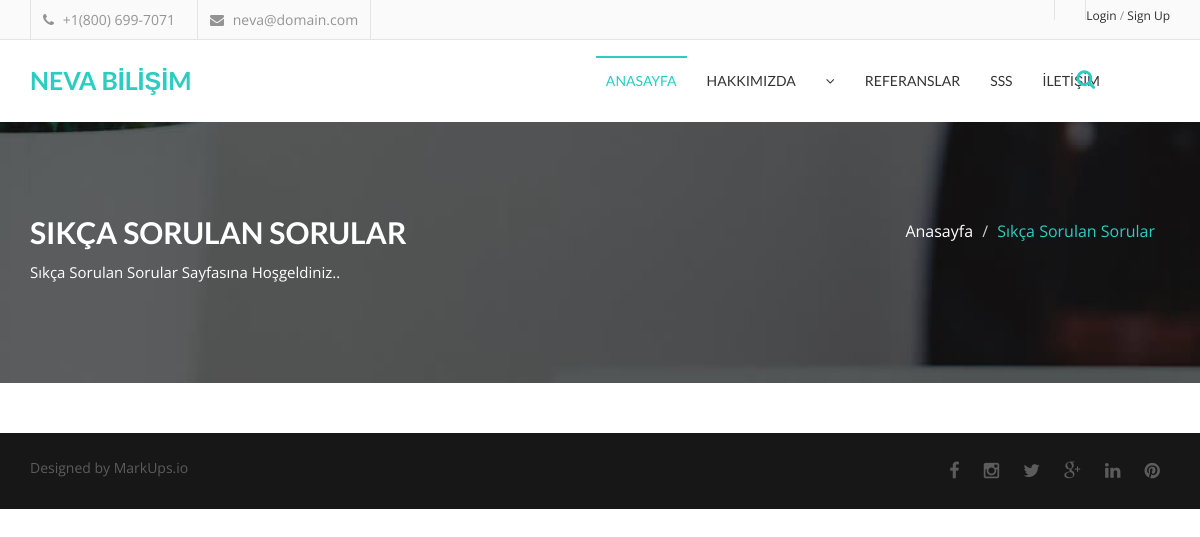
/sss/, run on an earlier commit of the app's database.
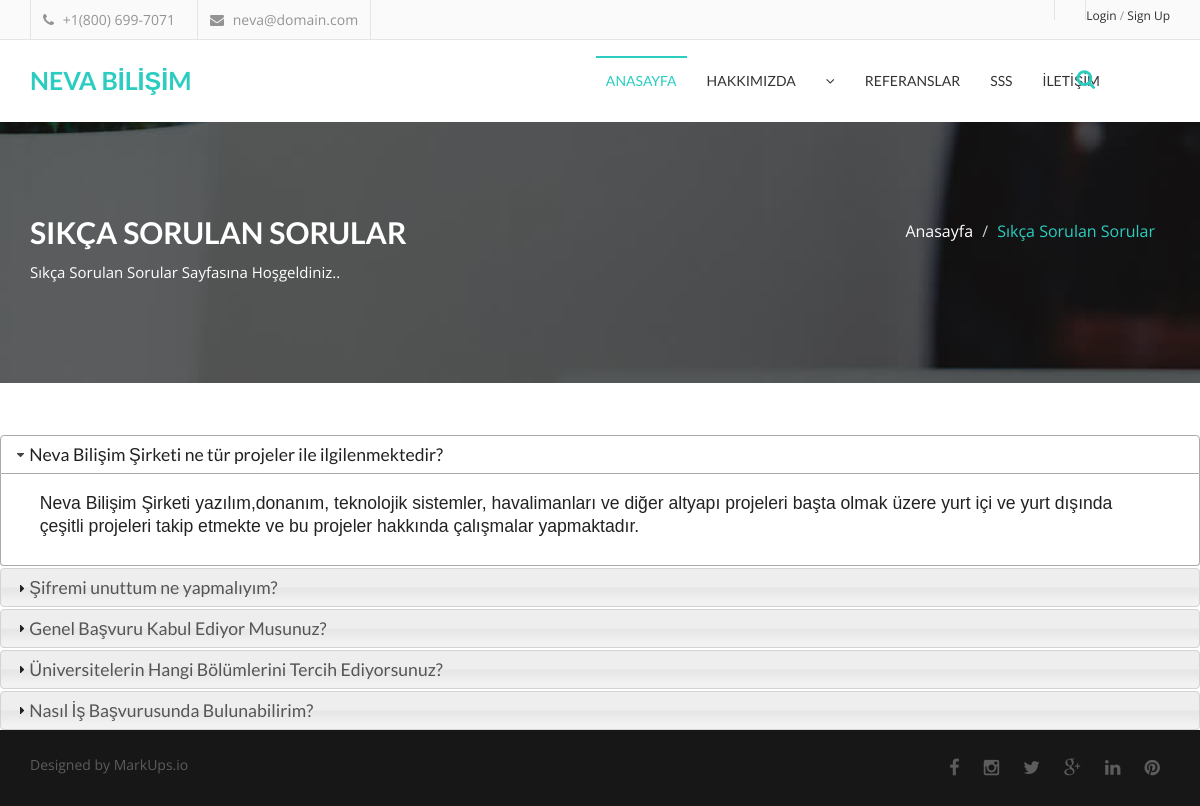
And on a later commit of the database.
### home/models.py (models this page shows, shortened)
class FAQ(models.Model):
    STATUS = (
        ('True', 'Evet'),
        ('False', 'Hayır'),
    )
    ordernumber = models.IntegerField()
    question = models.CharField(max_length=150)
    answer = models.TextField()
    status = models.CharField(max_length=10, choices=STATUS)
    create_at = models.DateTimeField(auto_now_add=True)
    update_at = models.DateTimeField(auto_now=True)

### home/views.py (the view)
# urls.py: path('sss/', views.faq, name='faq'),
def faq(request):
    category = Category.objects.all()
    setting = Setting.objects.get(pk=1)
    faq = FAQ.objects.all().order_by('ordernumber')
    context = {
        'setting': setting, 'category': category, 'faq': faq,
    }
    return render(request, 'faq.html', context)

### home/templates/faq.html (shortened to what this page needs)
{% extends "homebase.html" %}
{% block body %}
    <section id="single-page-header">
        <div class="overlay">
            <div class="container">
                <div class="row">
                    <div class="col-md-6 col-sm-6 col-xs-12">
                        <div class="single-page-header-left">
                            <h2>Sıkça Sorulan Sorular</h2>
                            <p>Sıkça Sorulan Sorular Sayfasına Hoşgeldiniz..</p>
                        </div>
                    </div>
                    <div class="col-md-6 col-sm-6 col-xs-12">
                        <div class="single-page-header-right">
                            <ol class="breadcrumb">
                                <li><a href="/">Anasayfa</a></li>
                                <li class="active">Sıkça Sorulan Sorular</li>
                            </ol>
                        </div>
                    </div>
                </div>
            </div>
        </div>
    </section>
    <div id="mixit-container" class="portfolio-container">
        <div id="accordion">
            {% for rs in faq %}
                <h3>{{ rs.question }}</h3>
                <div>
                    <p>{{ rs.answer }}</p>
                </div>
            {% endfor %}
        </div>
    </div>
{% endblock %}

### home/templates/homebase.html (shortened to what this page needs)
<!DOCTYPE html>
<html lang="en">
<head>
    {% load static %}
    <link href="{% static 'css/font-awesome.css'%}" rel="stylesheet">
    <link href="{% static 'css/bootstrap.css'%}" rel="stylesheet">
    <link rel="stylesheet" type="text/css" href="{% static 'css/slick.css'%}"/>
    <link rel="stylesheet" href="{% static 'css/jquery.fancybox.css'%}" type="text/css" media="screen" />
    <link rel="stylesheet" type="text/css" href="{% static 'css/animate.css'%}"/>
    <link rel="stylesheet" type="text/css" href="{% static 'css/bootstrap-progressbar-3.3.4.css'%}"/>
    <link id="switcher" href="{% static 'css/theme-color/default-theme.css'%}" rel="stylesheet">
    <link href="{% static 'style.css'%}" rel="stylesheet">
    <link rel="stylesheet" href="https://ajax.googleapis.com/ajax/libs/jqueryui/1.11.4/themes/smoothness/jquery-ui.css">
</head>
<body>
{% include 'header.html' %}
{% include "menu.html" %}
{% block body %}{% endblock %}
{% include 'footer.html' %}
</body>
</html>

### home/templates/header.html (shortened to what this page needs)
{% load static %}
<header id="header">
            {% load mptt_tags %}
    <div class="header-bottom">
        <div class="container">
            <div class="row">
                <div class="col-md-6 col-sm-6 col-xs-6">
                    <div class="header-contact">
                        <ul>
                            <li>
                                <div class="phone">
                                    <i class="fa fa-phone"></i>
                                    +1(800) 699-7071
                                </div>
                            </li>
                            <li>
                                <div class="mail">
                                    <i class="fa fa-envelope"></i>
                                    neva@domain.com
                                </div>
                            </li>
                        </ul>
                    </div>
                </div>
                <div class="col-md-6 col-sm-6 col-xs-6">
                    <div class="header-login">
                        <a class="login modal-form" data-target="#login-form" data-toggle="modal">
                            {% if user.id is not  None %}{% if profil %}<img height="25" src="{{profil.image.url}}" alt="Profil image">{% endif %} Hoşgeldiniz {{ user.username }}{% else %} <a href="/login/">Login</a> / <a href="/signup/">Sign Up</a>{% endif %}</a>
                    </div>
                </div>
            </div>
        </div>
    </div>
</header>

### home/templates/menu.html (shortened to what this page needs)
{% load static %}
<section id="menu-area">
    <nav class="navbar navbar-default" role="navigation">
        <div class="container">
            <div class="navbar-header">
                <a class="navbar-brand" href="/">NEVA BİLİŞİM</a>
            </div>
            <div id="navbar" class="navbar-collapse collapse">
                <ul id="top-menu" class="nav navbar-nav navbar-right main-nav">
                    <li class="active"><a href="/">ANASAYFA</a></li>
                    <li><a href="/hakkimizda">HAKKIMIZDA</a></li>
                    {% load mptt_tags %}
                    {% recursetree category %}
                        {% if not node.is_leaf_node %}
                            <li class="dropdown">
                                <a href="/category/{{ node.id }}/{{ node.slug }}" class="dropdown-toggle" data-toggle="dropdown">{{ node.title }}<span
                                        class="fa fa-angle-down"></span></a>
                            </li>
                        {% endif %}
                    {% endrecursetree %}
                    <li><a href="/referanslar">REFERANSLAR</a></li>
                    <li><a href="/sss">SSS</a></li>
                    <li><a href="/iletisim">İLETİŞİM</a></li>
                </ul>
            </div>
            <a href="#" id="search-icon">
                <i class="fa fa-search">
                </i>
            </a>
        </div>
    </nav>
</section>

### home/templates/footer.html (shortened to what this page needs)
{% load static %}
<footer id="footer">
    <div class="container">
        <div class="row">
            <div class="col-md-6 col-sm-6">
                <div class="footer-left">
                    <p>Designed by <a href="http://www.markups.io/">MarkUps.io</a></p>
                </div>
            </div>
            <div class="col-md-6 col-sm-6">
                <div class="footer-right">
                    <a href="https://www.facebook.com/"><i class="fa fa-facebook"></i></a>
                    <a href="https://www.instagram.com/"><i class="fa fa-instagram"></i></a>
                    <a href="https://twitter.com/"><i class="fa fa-twitter"></i></a>
                    <a href="https://www.google.com.tr/"><i class="fa fa-google-plus"></i></a>
                    <a href="https://tr.linkedin.com/"><i class="fa fa-linkedin"></i></a>
                    <a href="https://tr.pinterest.com/"><i class="fa fa-pinterest"></i></a>
                </div>
            </div>
        </div>
    </div>
</footer>

### home/static/css/theme-color/default-theme.css (style rules this page uses)
.navbar-brand { color: #2bcdc1 !important; }
.navbar-default .navbar-nav > .active > a, .navbar-default .navbar-nav > .active > a:hover, .navbar-default .navbar-nav > .active > a:focus { color: #2bcdc1; }
.main-nav > li > a:hover::before, .navbar-default .navbar-nav > .active > a::before, .navbar-default .navbar-nav > .open > a:hover::before { background-color: #2bcdc1; }
#search-icon { color: #2bcdc1; }
.single-page-header-right .breadcrumb li { color: #2bcdc1; }

What changed in the data, as far as the page shows it:
added FAQ: question "Neva Bilişim Şirketi ne tür projeler ile ilgilenmektedir?", answer "Neva Bilişim Şirketi yazılım,donanım, teknolojik sistemler, havalimanları ve diğer altyapı projeleri başta olmak üzere yurt içi ve yurt dışında çeşitli projeleri takip etmekte ve bu projeler hakkında çalışmalar yapmaktadır."
added FAQ: question "Şifremi unuttum ne yapmalıyım?"
added FAQ: question "Genel Başvuru Kabul Ediyor Musunuz?"
added FAQ: question "Üniversitelerin Hangi Bölümlerini Tercih Ediyorsunuz?"
added FAQ: question "Nasıl İş Başvurusunda Bulunabilirim?"
